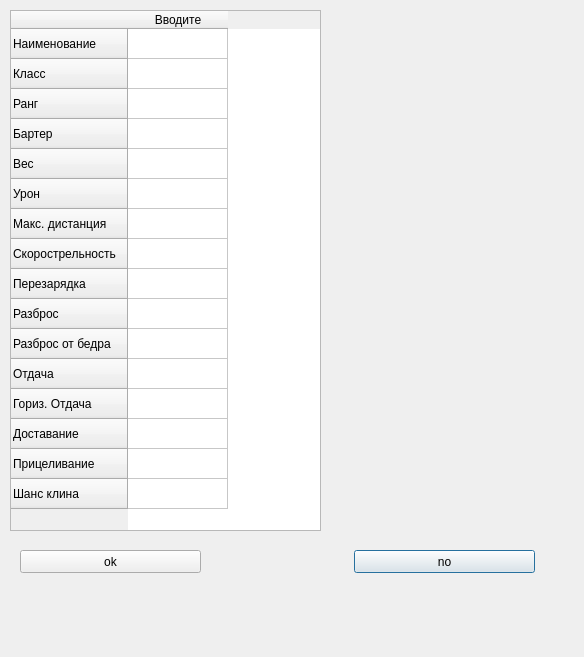
<?xml version="1.0" encoding="UTF-8"?>
<ui version="4.0">
 <class>Dialog</class>
 <widget class="QDialog" name="Dialog">
  <property name="geometry">
   <rect>
    <x>0</x>
    <y>0</y>
    <width>584</width>
    <height>657</height>
   </rect>
  </property>
  <property name="windowTitle">
   <string>Dialog</string>
  </property>
  <widget class="QTableWidget" name="tableWidget">
   <property name="geometry">
    <rect>
     <x>10</x>
     <y>10</y>
     <width>311</width>
     <height>521</height>
    </rect>
   </property>
   <row>
    <property name="text">
     <string>Наименование</string>
    </property>
   </row>
   <row>
    <property name="text">
     <string>Класс</string>
    </property>
   </row>
   <row>
    <property name="text">
     <string>Ранг</string>
    </property>
   </row>
   <row>
    <property name="text">
     <string>Бартер</string>
    </property>
   </row>
   <row>
    <property name="text">
     <string>Вес</string>
    </property>
   </row>
   <row>
    <property name="text">
     <string>Урон</string>
    </property>
   </row>
   <row>
    <property name="text">
     <string>Макс. дистанция</string>
    </property>
   </row>
   <row>
    <property name="text">
     <string>Скорострельность</string>
    </property>
   </row>
   <row>
    <property name="text">
     <string>Перезарядка</string>
    </property>
   </row>
   <row>
    <property name="text">
     <string>Разброс</string>
    </property>
   </row>
   <row>
    <property name="text">
     <string>Разброс от бедра</string>
    </property>
   </row>
   <row>
    <property name="text">
     <string>Отдача</string>
    </property>
   </row>
   <row>
    <property name="text">
     <string>Гориз. Отдача</string>
    </property>
   </row>
   <row>
    <property name="text">
     <string>Доставание</string>
    </property>
   </row>
   <row>
    <property name="text">
     <string>Прицеливание</string>
    </property>
   </row>
   <row>
    <property name="text">
     <string>Шанс клина</string>
    </property>
   </row>
   <column>
    <property name="text">
     <string>Вводите</string>
    </property>
   </column>
  </widget>
  <widget class="QPushButton" name="no">
   <property name="geometry">
    <rect>
     <x>354</x>
     <y>550</y>
     <width>181</width>
     <height>23</height>
    </rect>
   </property>
   <property name="text">
    <string>no</string>
   </property>
  </widget>
  <widget class="QPushButton" name="ok">
   <property name="geometry">
    <rect>
     <x>20</x>
     <y>550</y>
     <width>181</width>
     <height>23</height>
    </rect>
   </property>
   <property name="text">
    <string>ok</string>
   </property>
  </widget>
  <widget class="QLabel" name="errlabel">
   <property name="geometry">
    <rect>
     <x>350</x>
     <y>10</y>
     <width>201</width>
     <height>441</height>
    </rect>
   </property>
   <property name="text">
    <string/>
   </property>
  </widget>
 </widget>
 <resources/>
 <connections/>
</ui>
